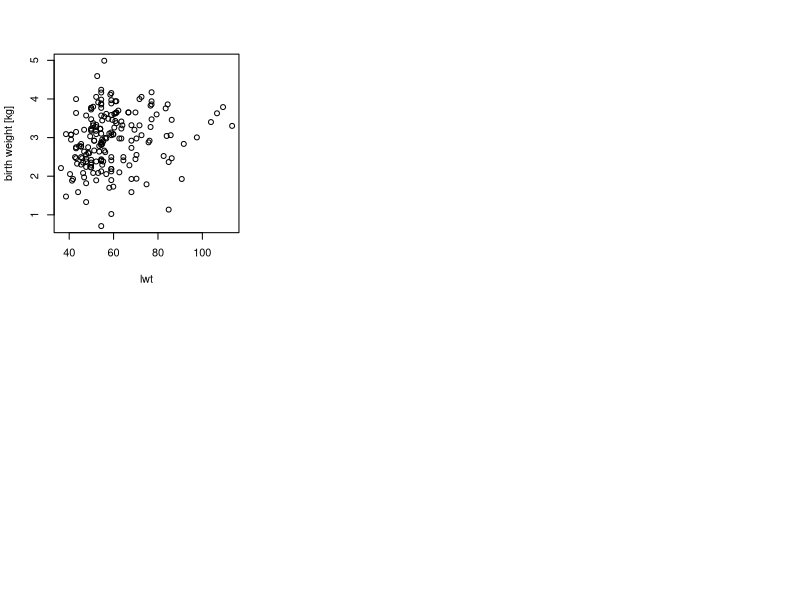

Generate this figure with R: (Note: this script raises an error after producing the figure.)
## ---- chunk 1
birthweight <- read.table("birtweight_study.csv", header=TRUE)
birthweight$lwt <- birthweight$lwt*0.453592
birthweight$bwt <- birthweight$bwt/1000
bwt = birthweight$bwt
lwt = birthweight$lwt
ht = birthweight$ht 
age = birthweight$age
smoke = birthweight$smoke
ptd = birthweight$ptd
## ---- chunk 2
library(knitr)
kable(summary(birthweight)[1:2,c(3,4,6)])
## ---- chunk 3
par(mfrow=c(2,3))
plot(bwt~lwt+smoke+ptd+ht+age, ylab="birth weight [kg]")
## ---- chunk 4
pre_model <- lm(bwt~lwt+smoke+ptd+ht+age)
par(mfrow=c(2,2))
plot(pre_model)
## ---- chunk 5
summary(pre_model)
## ---- chunk 6
model_int <- lm(bwt~ht*smoke+ptd+lwt+age)
## ---- chunk 7
model <- lm(bwt~lwt+smoke+ptd+ht)
par(mfrow=c(2,2))
plot(model)
## ---- chunk 8
summary(model)
